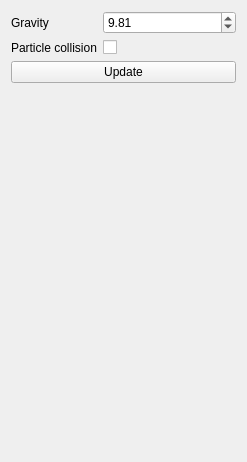
<?xml version="1.0" encoding="UTF-8"?>
<ui version="4.0">
 <class>WidgetFountain</class>
 <widget class="QWidget" name="WidgetFountain">
  <property name="geometry">
   <rect>
    <x>0</x>
    <y>0</y>
    <width>247</width>
    <height>462</height>
   </rect>
  </property>
  <property name="windowTitle">
   <string>Form</string>
  </property>
  <layout class="QFormLayout" name="formLayout">
   <item row="0" column="0">
    <widget class="QLabel" name="label">
     <property name="text">
      <string>Gravity</string>
     </property>
    </widget>
   </item>
   <item row="0" column="1">
    <widget class="QDoubleSpinBox" name="gravity">
     <property name="maximum">
      <double>100.000000000000000</double>
     </property>
     <property name="singleStep">
      <double>0.100000000000000</double>
     </property>
     <property name="value">
      <double>9.810000000000000</double>
     </property>
    </widget>
   </item>
   <item row="2" column="0" colspan="2">
    <widget class="QPushButton" name="btnUpdate">
     <property name="text">
      <string>Update</string>
     </property>
    </widget>
   </item>
   <item row="1" column="0">
    <widget class="QLabel" name="label_2">
     <property name="text">
      <string>Particle collision</string>
     </property>
    </widget>
   </item>
   <item row="1" column="1">
    <widget class="QCheckBox" name="particleCollision">
     <property name="text">
      <string/>
     </property>
    </widget>
   </item>
  </layout>
 </widget>
 <resources/>
 <connections/>
</ui>
